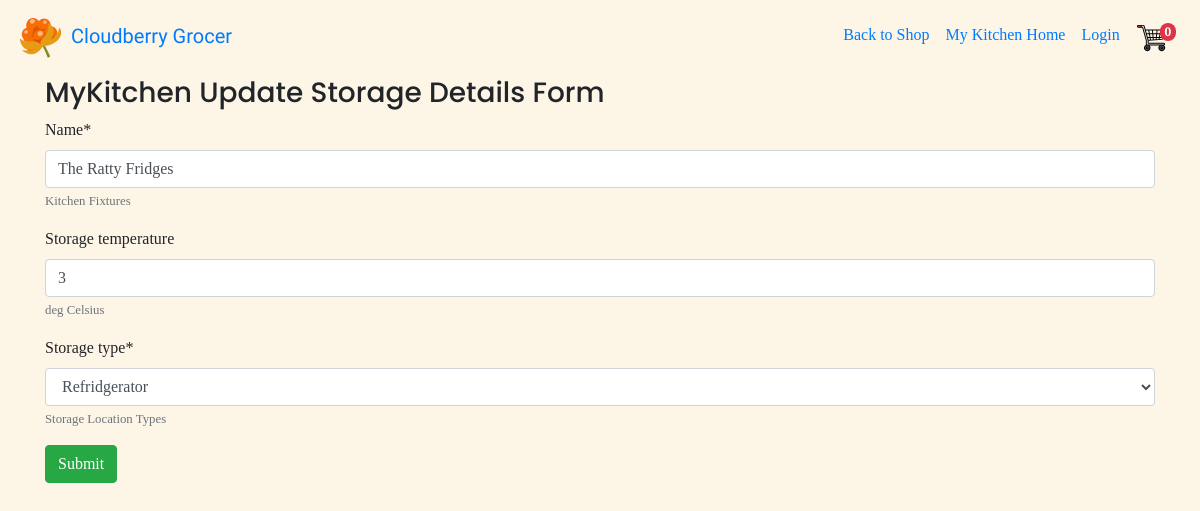
The app's page /mykitchen/update-storage/13/9 with its own data.
### mykitchen/models.py (models this page shows, shortened)
class StorageLocation(models.Model):
    name = models.CharField(blank=False, max_length=50,
                            help_text="Kitchen Fixtures")
    storage_temperature = models.IntegerField(blank=True,
                                              help_text="deg Celsius")
    household = models.ForeignKey(Household, on_delete=models.CASCADE)
    edited_by = models.ForeignKey(User, blank=False,
                                  on_delete=models.SET(get_sentinel_user))
    STORAGE_TYPE_CHOICES = (
        ('cabinet', 'Cabinet'),
        ('cupboard', 'Cupboard'),
        ('counter-top', 'Counter'),
        ('fridge', 'Refridgerator'),
        ('freezer', 'Freezer'),
        ('pantry', 'Pantry'),
        ('others', 'Others')
    )
    storage_type = models.CharField(blank=False, choices=STORAGE_TYPE_CHOICES,
                                    max_length=11, default="cupboard",
                                    help_text="Storage Location Types")

### mykitchen/views.py (the view)
def update_storage_location(request, household_id, storage_id):
    storage_to_update = StorageLocation.objects.get(id=storage_id)
    household = Household.objects.get(id=household_id)
    if request.method == 'POST':
        edit_storage_form = StorageLocationForm(request.POST,
                                                instance=storage_to_update)
        if edit_storage_form.is_valid():
            storage_instance = edit_storage_form.save(commit=False)
            storage_instance.edited_by = request.user
            storage_instance.household = household
            storage_instance.save()
            messages.success(
                request,
                f"Storage {storage_instance.name}"
                f" has been updated on"
                f" {datetime.datetime.now().strftime('%b %d, %Y, %H:%M:%S')}")
            return redirect(reverse(index))
        else:
            return render(request, 'mykitchen/update_storage.template.html', {
                          'form': edit_storage_form
                          })
    else:
        edit_storage_form = StorageLocationForm(instance=storage_to_update)
        return render(request, 'mykitchen/update_storage.template.html', {
            'form': edit_storage_form
        })

### mykitchen/forms.py
class StorageLocationForm(forms.ModelForm):
    class Meta:
        model = StorageLocation
        fields = ('name', 'storage_temperature', 'storage_type',)
        exclude = ('edited_by', 'household')

### cart/contexts.py (called while the page is built)
def cart_contents(request):
    cart = request.session.get("shopping_cart", {})
    return {
        'shopping_cart': cart,
        'item_count': len(cart)
}

### mykitchen/templates/mykitchen/update_storage.template.html (shortened to what this page needs)
{% extends 'base_kitchen.template.html' %}
{%load crispy_forms_tags %}
{%load static%}
{%block content%}
    <h3>MyKitchen Update Storage Details Form</h3>
    <form method="POST">
    {{ form|crispy }}
    <input type="submit" role="button" class="btn btn-success" value="Submit"/>
    </form>
{% endblock %}

### static/css/styles.css (style rules this page uses)
body { background-color: oldlace; font-family: 'Bitter', serif; }
h1,h2,h3,h4,h5,h6 { font-family: 'Poppins', sans-serif; }

### records on screen
StorageLocation: name "The Ratty Fridges", storage_temperature "3", storage_type "Refridgerator"

### other values on screen
{{ item_count }} "0"
